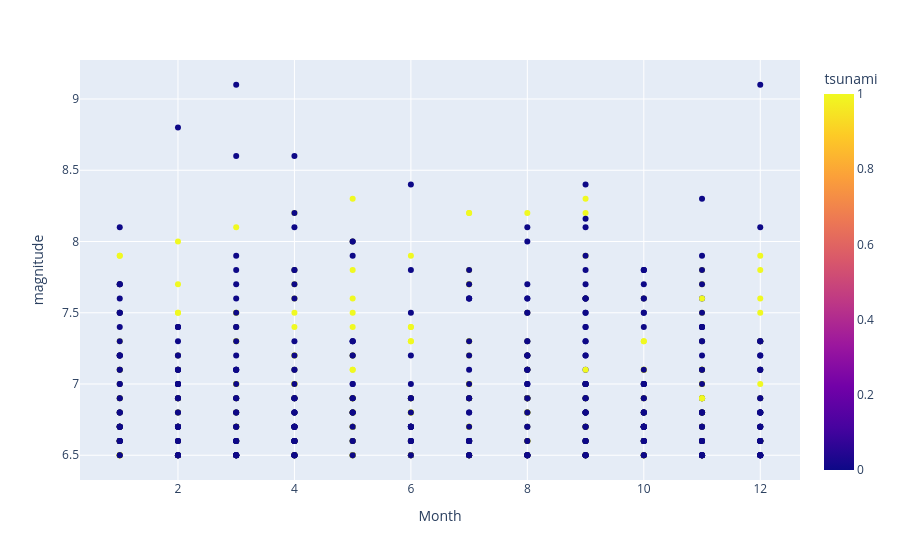

The cell this chart's notebook holds for it:
### Code cell
fig = px.scatter(df, 
                x = 'Month',
                y = 'magnitude',
                color = 'tsunami')
fig.show()

### Figure 1 — Plotly figure (JSON) as saved in the notebook; plotly's stock layout.template omitted (floating-point values rounded to 4 significant figures; data arrays with more than 128 entries replaced by an {"elided": "..."} marker saying what was removed)
{"data": [{"hovertemplate": "Month=%{x}<br>magnitude=%{y}<br>tsunami=%{marker.color}<extra></extra>", "legendgroup": "", "marker": {"color": {"elided": "782 int values"}, "coloraxis": "coloraxis", "symbol": "circle"}, "mode": "markers", "name": "", "orientation": "v", "showlegend": false, "type": "scatter", "x": {"elided": "782 int values"}, "xaxis": "x", "y": {"elided": "782 float values"}, "yaxis": "y"}], "layout": {"coloraxis": {"colorbar": {"title": {"text": "tsunami"}}, "colorscale": [[0, "#0d0887"], [0.1111, "#46039f"], [0.2222, "#7201a8"], [0.3333, "#9c179e"], [0.4444, "#bd3786"], [0.5556, "#d8576b"], [0.6667, "#ed7953"], [0.7778, "#fb9f3a"], [0.8889, "#fdca26"], [1, "#f0f921"]]}, "legend": {"tracegroupgap": 0}, "margin": {"t": 60}, "xaxis": {"anchor": "y", "domain": [0, 1], "title": {"text": "Month"}}, "yaxis": {"anchor": "x", "domain": [0, 1], "title": {"text": "magnitude"}}}}
